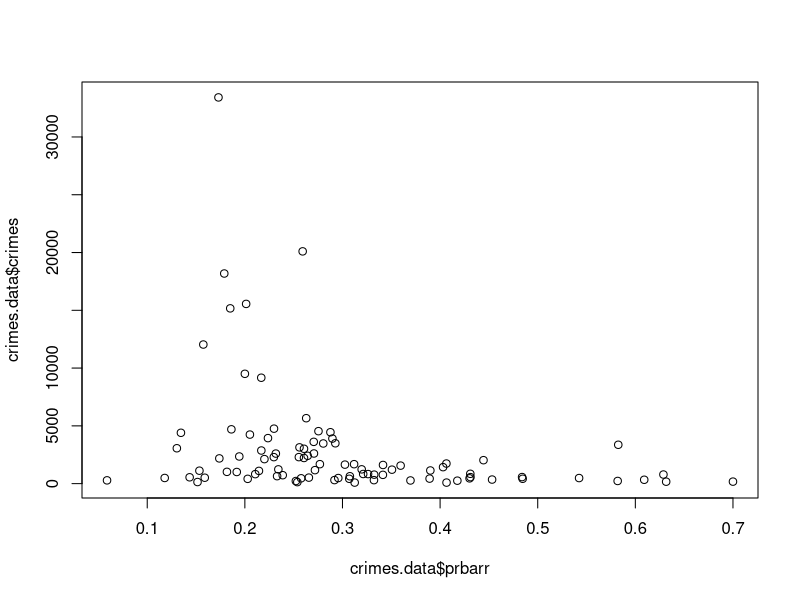
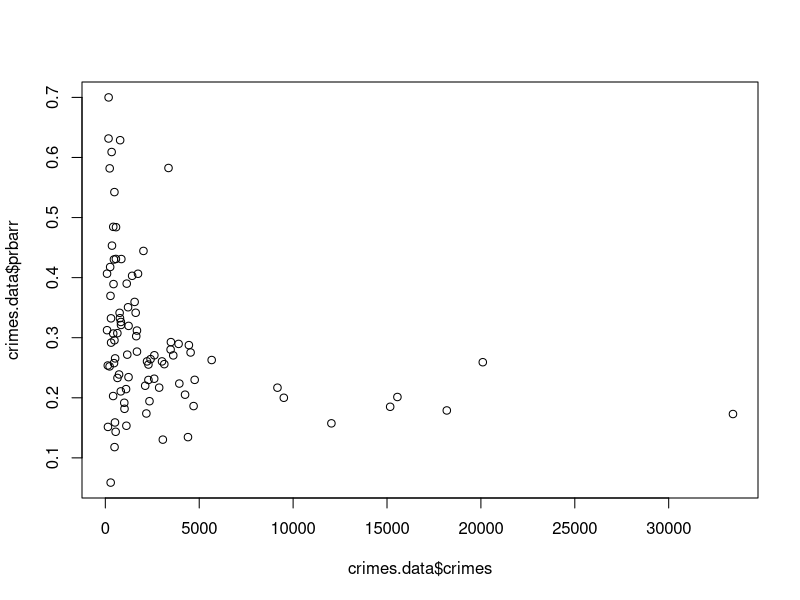

These figures' R source, in order: (Note: this script raises an error after producing the figures.)
#setwd(dir = "~/Dokumente/Master/3. Fachsemester/statistische Verfahren/WS 17⁄18/projekt/crimes/")
crimes.data <- read.csv("crimes.csv")
head(crimes.data)
plot(crimes.data$crimes~crimes.data$prbarr)
plot(crimes.data$crimes, crimes.data$prbarr)



#---------------------------------------------------------------------------------##
##----------------------- 1. ansatz: ausprobieren -------------------------------##

cpa <- crimes.data$crimes/crimes.data$area # crimes per area

m0 <- glm.nb(crimes~1+prbarr, data = crimes.data)
plot(m0)

mAll <- glm.nb(crimes~1+prbarr+prbpris+polpc+density+area+taxpc+region+pctmin+pctymale+wcon+wsta+wser+wtrd+wfir, data = crimes.data)
plot(mAll)
step(mAll, ~1+prbarr+prbpris+polpc+density+area+taxpc+region+pctmin+pctymale+wcon+wsta+wser+wtrd+wfir)

mAllP <- glm.nb(crimes~1+prbarr+prbpris+polpc+density+area+taxpc+region+pctmin+pctymale+wcon+wsta+wser+wtrd+wfir, 
            data = crimes.data)


mAll2 <- glm((crimes~(1+prbarr+prbpris+polpc+density+area+taxpc+region+pctmin+pctymale+wcon+wsta+wser+wtrd+wfir)^2), data = crimes.data)
plot(mAll2)
step(mAll2, ~(1+prbarr+prbpris+polpc+density+area+taxpc+region+pctmin+pctymale+wcon+wsta+wser+wtrd+wfir)^2)

mAll2P <- glm.nb((crimes~(1+prbarr+prbpris+polpc+density+area+taxpc+region+pctmin+pctymale+wcon+wsta+wser+wtrd+wfir)^2), 
              data = crimes.data)
plot(mAll2, which = 1)
step(mAll2, ~(1+prbarr+prbpris+polpc+density+area+taxpc+region+pctmin+pctymale+wcon+wsta+wser+wtrd+wfir)^2)


anova(m0, mAll, test = "LRT")
AIC(m0, mAll, mAllP)
cv(m0); cv(mAll); cv(mAllP)
# family = poisson verschlechtert das ergebnis ... und zwar erheblich
# !!! nicht family = poisson benützen!
# sonder glm.nb()!!!!

m1 <- glm(crimes~1+prbarr:prbpris, data = crimes.data)
plot(m1)
AIC(m0, mAll, m1)

m1Nb <- glm.nb(crimes~1+prbarr:prbpris, data = crimes.data)
plot(m1Nb)
AIC(m0, mAll, m1Nb)

AIC(m1, m1Nb)

mAll2 <- glm.nb(crimes~(1+prbarr+prbpris+polpc+density+area+taxpc+region+pctmin+pctymale+wcon+wsta+wser+wtrd+wfir)^2, data = crimes.data)
add1(m1, scope = ~(1+prbarr+prbpris+polpc+density+area+taxpc)^2)


m2 <- glm.nb(crimes~(1+prbarr+prbpris)^2, data = crimes.data)
add1(m2, prbarr)
AIC(m0, mAll, mAll2, m1, m2, m2Nb)
BIC(m0, mAll, mAll2, m1, m2, m2Nb)
?AIC

AIC(m0, mAll, m1Nb, m2)

mSpatial1 <- glm.nb(crimes~(density+area), data = crimes.data)
mSpatial2 <- glm.nb(crimes~(density+area)^2, data = crimes.data)
mSpatial3 <- glm.nb(crimes~(density+area+region), data = crimes.data)
mSpatial4 <- glm.nb(crimes~(density+area+region)^2, data = crimes.data)
AIC(mSpatial1, mSpatial2, mSpatial3, mSpatial4)
cv(mSpatial1); cv(mSpatial2); cv(mSpatial3); cv(mSpatial4)

mTrade <- glm.nb(crimes~(1+wsta+wser+wtrd+wfir)^2, data = crimes.data)
AIC(m0, mAll, mAll2, m1, m1Nb, m2, m2Nb, mTrade)
cv(m0); cv(mAll); cv(m1); cv(m1Nb); cv(m2); cv(m2Nb); cv(mTrade)
plot(mTrade, which = 1)

plot(crimes.data$crimes, crimes.data$prbarr)
plot(crimes.data$crimes, crimes.data$prbpris)

mArrest <- glm.nb(crimes~(1+prbarr), data = crimes.data)
plot(mArrest, which = 1)
AIC(m0, mAll, m1, m1Nb, m2, m2Nb, mTrade, mArrest)
cv(m0); cv(mAll); cv(m1); cv(m1Nb); cv(m2); cv(m2Nb); cv(mTrade)
add1(mArrest, scope = ~(1+crimes.data$prbarr))

#maxY <- max(crimes.data$crimes)
#maxY
#normY <- crimes.data$crimes/maxY
#normY
#plot(normY, crimes.data$prbarr)
#mArrestNorm <- glm.nb(normY~(1+prbarr), data = crimes.data)
#AIC(m0, mAll, mAll2, m1, m2, mTrade, mArrest, mArrestNorm)

mArea <- glm.nb(crimes~1+area, data = crimes.data)
plot(mArea, which = 1)
AIC(m0, mAll, mAll2, m1, m2, mTrade, mArrest, mArea)
cv(m0); cv(mAll); cv(m1); cv(m1Nb); cv(m2); cv(m2Nb); cv(mTrade); cv(mArrest); cv(mArea)
plot(crimes.data$crimes, crimes.data$area)

plot(crimes.data$crimes, crimes.data$density)
mDensity <- glm.nb(crimes~1+density, data = crimes.data)
plot(mDensity, which = 1)
AIC(m0, mAll, mAll2, m1, m2, mTrade, mArrest, mArrestNorm, mArea, mDensity)

m3 <- glm.nb(crimes~1+area+density+area:density, data = crimes.data)
AIC(m0, mAll, m1,m1Nb, m2, m2Nb, mTrade, mArrest, mArea, mDensity, m3)
cv(m0); cv(mAll); cv(m1); cv(m1Nb); cv(m2); cv(m2Nb); cv(mTrade); cv(mArrest); cv(mArea); cv(mDensity); cv(m3)
# crimes~1+area+density+area:density => 1549
# cpa~1+area:density => 581
# cpa~1+area+density+area:density => 426. bis jetzt beste!
plot(m3, which = 1)
coef(m3)
anova(m3)

## bestes modell, wenn ein lohn-eingabevektor hinzugenommen wird:
m3Wser <- glm.nb(crimes~1+area+density+area:density+wser, data = crimes.data)
AIC(m0, mAll, mAll2, m1, m2, mTrade, mArrest, mArea, mDensity, m3, m3Wser)
cv(m0); cv(mAll); cv(m1); cv(m1Nb); cv(m2); cv(m2Nb); cv(mTrade); cv(mArrest); cv(mArea); cv(mDensity); cv(m3); cv(m3Wser)
step(m3Wser, ~(1+area+density+wser)^2)

m3Opt <- glm.nb(formula = crimes ~ area + density + wser + area:density + 
               density:wser, data = crimes.data)
AIC(m3Opt)
cv(m3Opt); cv(m3)

m3Opt <- glm.nb(formula = crimes ~ area + density + wser + area:density + 
               density:wser, data = crimes.data)

m3Opt2 <- glm.nb(formula = crimes ~ area + density + wser + area:density + 
                density:wser + prbarr + prbpris, data = crimes.data)
cv(m3Opt2)
cv(m3Opt)
step(m3Opt, ~(1 + area + density + wser + prbarr + prbpris)^2)
m3O2 <- glm.nb(formula = crimes ~ area + density + wser + prbarr + area:density + 
                 density:wser + density:prbarr + wser:prbarr + area:wser, 
               data = crimes.data, init.theta = 5.146530532, link = log)
AIC(m3O2, m3Opt2, m3Opt)
cv(m3O2); cv(m3Opt2); cv(m3Opt)
anova(m3O2, m3Opt2, m3Opt)

m3O2_p <- glm.nb(formula = crimes ~ area + density + wser + prbarr + area:density + 
              density:wser + density:prbarr + wser:prbarr + area:prbarr,
              data = crimes.data)
cv(m3O2); cv(m3Opt2); cv(m3Opt); cv(m3O2_p)
AIC(m3O2, m3Opt2, m3Opt, m3O)

step(m3O2_p, ~(1+area+density+wser+prbarr+taxpc)^2)
mT <- glm.nb(formula = crimes ~ area + density + wser + prbarr + taxpc + 
               area:density + density:wser + density:prbarr + wser:prbarr + 
               area:prbarr + prbarr:taxpc, data = crimes.data)
cv(m3O2); cv(m3Opt2); cv(m3Opt); cv(mT)
AIC(m3O2, m3Opt2, m3Opt, mT)

step(m3O2_p, ~(1+area+density+wser+prbarr+region)^2)
mR <- glm.nb(formula = crimes ~ area + density + wser + prbarr + region + 
               area:density + density:wser + density:prbarr + wser:prbarr + 
               area:prbarr + density:region + area:wser, data = crimes.data, 
             init.theta = 6.810512192, link = log)
cv(m3O2); cv(m3Opt2); cv(m3Opt); cv(mT); cv(mR)
AIC(m3O2, m3Opt2, m3Opt, mT, mR)

#---------------------------------------------------------------------------------#
### frage:
### AIC eignet sich nicht gut als absolutes maß zur beurteilung der güte eines modells.
### kann ich die cv dafür benutzen?
### m3Wser recht gut - 
## vergleiche m3 mit einflussgröße crimes / cpa mittels cv
m3WserCPA <- glm.nb(cpa~1+area+density+area:density+wser, data = crimes.data)
AIC(m3WserCPA)
cvM3 <- cbind(cv(m3Wser), cv(m3WserCPA))
cvM3[1,]
# der AIC-wert von cpa-basierten werten war immer recht klein.
# im vergleich mit cv sind solche modelle aber wesentlich schlechter.
cvTest <- cbind(cv(mAll2), cv(m1))
cvTest[1,]
# ein sehr genaues modell hat einen wesentlich kleineren fehler als
# ein sehr ungenaues. ==> passt!
plot(crimes.data$crimes, crimes.data$area)
plot(crimes.data$crimes, crimes.data$region)

aics <- AIC(m0, mAll, m1, m2, mTrade, mArrest, mArea, mDensity, 
            m3, m3Wser, m3Opt, m3Opt2, m3O2, mT, mR)
plot(aics$AIC)
aics$AIC
min(aics$AIC)

# vergleiche die empirisch gefundenen modelle mittels kreuzvalidierung:
cvE <- cbind(cv(m0), cv(mAll), cv(m1), cv(m2), cv(mTrade), cv(mArrest),
             cv(mArea), cv(mDensity),
             cv(m3), cv(m3Wser), cv(m3Opt), cv(m3Opt2), cv(m3O2), 
             cv(mT), cv(mR))
cvC <- cvE[1,]/max(cvE[1,])
plot(cvC)
cvB7 <- cbind(cv(m3Wser), cv(m3Opt), cv(m3Opt2), cv(m3O2), 
              cv(m3O2_p), cv(mT), cv(mR))
cvB7r<-cvB7[1,]/max(cvB7[1,]) 
cvB7r
plot(cvB7r)
### kann man cv hier trauen?


########## beliebtestes modell in diesem ansatz nach akaike: mR